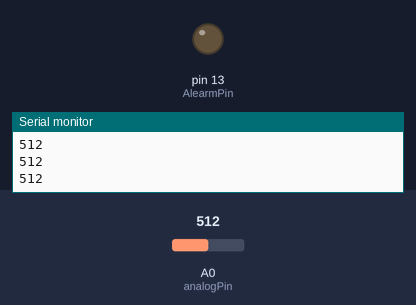
A sketch run on a simulated Arduino Uno, built with avr-gcc and run on an emulated ATmega328P. Parts: output pins drawn as LEDs (lit = HIGH), the last lines printed to the serial monitor. The test bench sets the inputs (shaded band); at power-on: A0 (analogPin) = 512.

Above: at 1.2 s.
1.3 s: A0 (analogPin) set to 314
2.8 s: A0 (analogPin) set to 287
At 3.7 s:
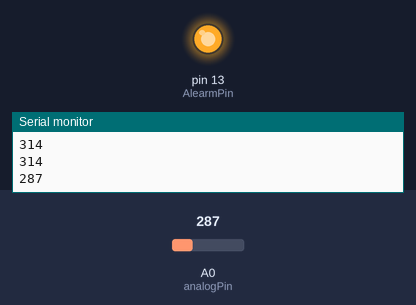
4.3 s: A0 (analogPin) set to 306
At 7.0 s:
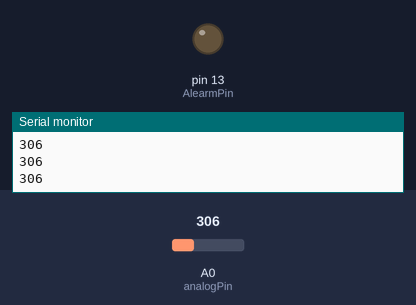
7.3 s: A0 (analogPin) set to 290
At 8.3 s:
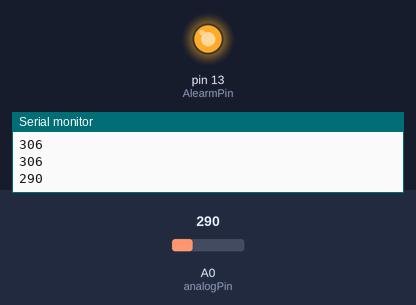
Timing chart, 0 to 9.8 s (numbered marks = the images above; inputs shaded):
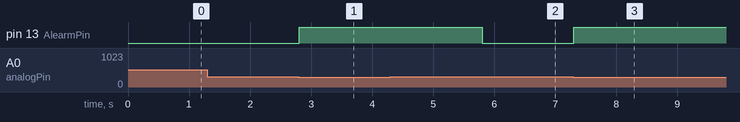

Measured:
- the behaviour switches between 300 and 299 on A0 (analogPin) (found by bisection; images 0 and 1)
- after the input at 2.8 s, pin 13 (AlearmPin): LOW → HIGH at once
- after the input at 4.3 s, pin 13 (AlearmPin): HIGH → LOW after 1.5 s
- after the input at 7.3 s, pin 13 (AlearmPin): LOW → HIGH at once

The sketch:

Get_Data_From_IR_Sensor.ino
```cpp
int analogPin = A0;
int AlearmPin = 13;
int val = 0;

void setup() {
  Serial.begin(9600);
  pinMode(AlearmPin, OUTPUT);
}

void loop() {

  val = analogRead(analogPin);
  Serial.println(val);

  if(val < 300){
    digitalWrite(AlearmPin, HIGH);
    delay(3000);
  }

  else{
    digitalWrite(AlearmPin, LOW);
  }
}
```
